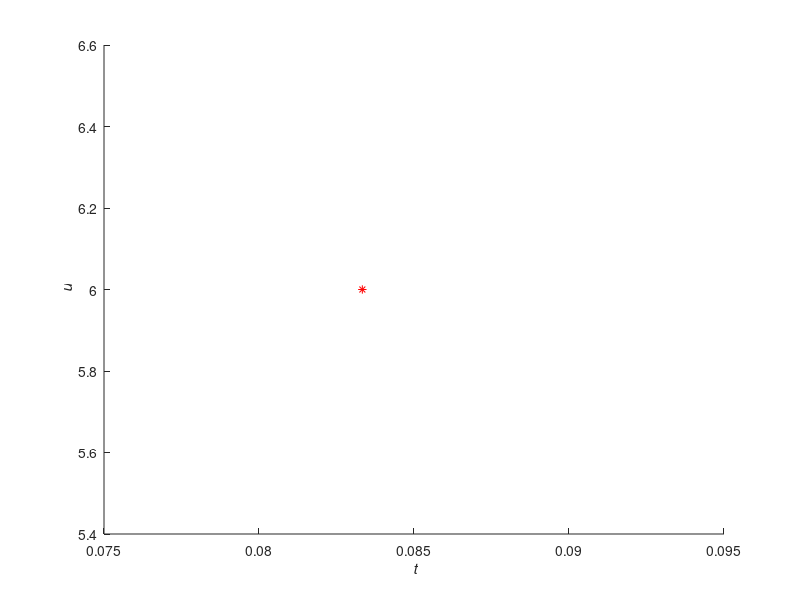

Write the MATLAB code that produced this figure. (Note: this script raises an error after producing the figure.)
%The time mesh on which we evaluate trajectories.
t_mesh = linspace(00,5,50000);

%Parameter values
a = 3;
b = 3;
%a=1
%b=1
tau = 0.04;

%The fixed point for the parameter values.
u_fixed = b + a;
v_fixed = b/((b+a).^2);

%The initial data.
u0 = @(t) u_fixed + 0.1.*(sin(sqrt(2)*t) + cos(t));
v0 = @(t) v_fixed + 0.1.*(sin(sqrt(2)*t) + cos(t));


%Plot the no delay trajectory.
figure
hold on;
xlabel('{\it t}');
ylabel('{\it u}');
plot(v_fixed,u_fixed,'r*', 'DisplayName','Fixed Point')
[no_delay_u_values, no_delay_v_values] = computeNoDelaySchnakenbergTrajectory(a,b,t_mesh,u0(0),v0(0),10e-18,10e9);


%Plot the fixed delay trajectory.
sol = computeFixedDelayRLBSchnakenbergTrajectory(a,b,tau,max(t_mesh), u0,v0,10e-18,10e9);
current_y_values = deval(sol,t_mesh);
fixed_delay_u_values = current_y_values(1,:);
fixed_delay_v_values = current_y_values(2,:);


sigma_amt = 2;
distributed_delay_u_values = zeros(sigma_amt, size(t_mesh,2));
distributed_delay_v_values = zeros(sigma_amt, size(t_mesh,2));

N=51;
sigma_values = linspace(tau*0.02,tau*0.2,sigma_amt);
for sigma_index = 1:sigma_amt
    current_sigma = sigma_values(sigma_index);


    [delay_values, weights] = computeGaussHermiteWeights(0,2*tau,tau,current_sigma,N);

    sol = computeDistributedDelayRLBSchnakenbergTrajectory(a,b,double(delay_values), double(weights), max(t_mesh), u0,v0,10e-18,10e9);
    current_y_values = deval(sol,t_mesh);
    distributed_delay_u_values(sigma_index, :) = current_y_values(1,:);
    distributed_delay_v_values(sigma_index, :) = current_y_values(2,:);
end



%Plot the u-v trajectories
figure('Renderer', 'painters', 'Position', [10 10 320 320], 'Visible', 'on')
set(gca,'FontSize',10)
box on
hold on;
xlabel('{\it u}');
ylabel('{\it v}');
plot(no_delay_u_values, no_delay_v_values, 'DisplayName', 'No Delay');
plot(fixed_delay_u_values, fixed_delay_v_values, 'DisplayName', '\sigma=0');
for sigma_index = 1:sigma_amt
    plot(distributed_delay_u_values(sigma_index,:)', distributed_delay_v_values(sigma_index,:)', 'DisplayName',"\sigma="+string(sigma_values(sigma_index)));
end
plot(u_fixed, v_fixed, '*r', 'DisplayName', 'Fixed Point');
%legend
hold off;
filename = "Output_Images/Distributed_Delay_RLB_Model_uv_Trajectory.eps";
print('-depsc', '-tiff', '-r300', '-painters', filename);


%Plot the u trajectories
figure('Renderer', 'painters', 'Position', [10 10 320 320], 'Visible', 'on')
set(gca,'FontSize',10)
box on
hold on;
xlabel('{\it t}');
ylabel('{\it u}');
plot(t_mesh, no_delay_u_values, 'DisplayName', 'No Delay');
plot(t_mesh, fixed_delay_u_values, 'DisplayName', '\sigma=0');
for sigma_index = 1:sigma_amt
    plot(t_mesh, distributed_delay_u_values(sigma_index,:)', 'DisplayName',"\sigma="+string(sigma_values(sigma_index)));
end
%legend
hold off;
filename = "Output_Images/Distributed_Delay_LI_Model_u_values.eps";
print('-depsc', '-tiff', '-r300', '-painters', filename);


%Plot the v trajectories
figure('Renderer', 'painters', 'Position', [10 10 320 320], 'Visible', 'on')
set(gca,'FontSize',10)
box on
hold on;
xlabel('{\it t}');
ylabel('{\it v}');
plot(t_mesh, no_delay_v_values, 'DisplayName', 'No Delay');
plot(t_mesh, fixed_delay_v_values, 'DisplayName', '\sigma=0');
for sigma_index = 1:sigma_amt
    plot(t_mesh, distributed_delay_v_values(sigma_index,:)', 'DisplayName',"\sigma="+string(sigma_values(sigma_index)));
end
%legend
hold off;
filename = "Output_Images/Distributed_Delay_RLB_Model_v_values.eps";
print('-depsc', '-tiff', '-r300', '-painters', filename);



